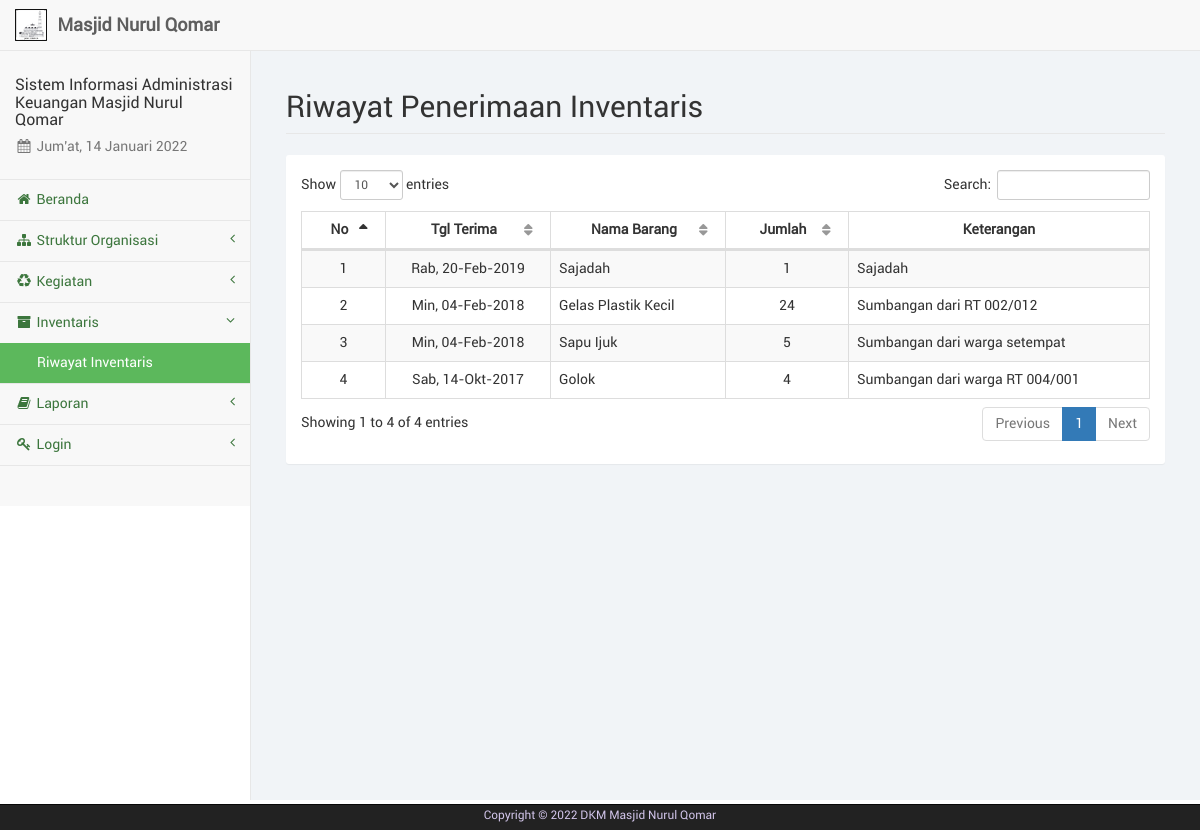
The page /inventaris.php on the database its author committed.
### tables this page shows
CREATE TABLE IF NOT EXISTS `inventaris` (
  `no_inventaris` int(6) NOT NULL,
  `kd_barang` int(4) NOT NULL,
  `tgl_terima` date NOT NULL,
  `jumlah` int(8) NOT NULL,
  `keterangan` varchar(75) NOT NULL
);

CREATE TABLE IF NOT EXISTS `barang` (
  `kd_barang` int(4) NOT NULL,
  `nama_barang` varchar(35) NOT NULL,
  `keterangan_barang` varchar(75) NOT NULL
);

### admin/dist/function/format_tanggal.php (called while the page is built, shortened)
<?php
	function format_tanggal($tgl) {
		$blns = array("", "Jan", "Feb", "Mar", "Apr", "Mei", "Jun", "Jul", "Ags", "Sep", "Okt", "Nov", "Des");
		$hrs = array("Min", "Sen", "Sel", "Rab", "Kam", "Jum", "Sab");
		$tgls = getdate(strtotime($tgl));
		$hr = (strlen($tgls['mday']) == 1 ? "0". $tgls['mday'] : $tgls['mday']);
		$tanggal = $hrs[$tgls['wday']] .", ". $hr ."-". $blns[$tgls['mon']] ."-". $tgls['year'];
		return $tanggal;
	}
?>

### inventaris.php (the view, shortened to what this page needs)
<?php
	include("sess_check.php");
	include("layout_top.php");
	include("admin/dist/function/format_tanggal.php");
?>
		<div id="page-wrapper">
            <div class="container-fluid">
                <div class="row">
                    <div class="col-lg-12">
                        <h1 class="page-header">Riwayat Penerimaan Inventaris</h1>
                    </div>
                </div>
				<div class="row">
					<div class="col-lg-12"><?php include("layout_alert.php"); ?></div>
				</div>
				<div class="row">
					<div class="col-lg-12">
						<div class="panel panel-default">
							<div class="panel-body">
								<table class="table table-striped table-bordered table-hover" id="tabel-data">
									<thead>
										<tr>
											<th>No</th>
											<th>Tgl Terima</th>
											<th>Nama Barang</th>
											<th>Jumlah</th>
											<th>Keterangan</th>
										</tr>
									</thead>
									<tbody>
										<?php
											$i = 1;
											$sql = "SELECT * FROM inventaris INNER JOIN barang ON inventaris.kd_barang=barang.kd_barang ORDER BY inventaris.tgl_terima DESC";
											$ress = mysqli_query($conn, $sql);
											while($data = mysqli_fetch_array($ress)) {
												echo '<tr>';
												echo '<td class="text-center">'. $i .'</td>';
												echo '<td class="text-center text-nowrap">'. format_tanggal($data['tgl_terima']) .'</td>';
												echo '<td>'. $data['nama_barang'] .'</td>';
												echo '<td class="text-center">'. $data['jumlah'] .'</td>';
												echo '<td>'. $data['keterangan'] .'</td>';
												echo '</tr>';
												$i++;
											}
										?>
									</tbody>
								</table>
							</div>
						</div>
					</div>
				</div>
            </div>
        </div>
<?php
	include("layout_bottom.php");
?>

### rows shown on the page
inventaris: tgl_terima "Rab, 20-Feb-2019", kd_barang.nama_barang "Sajadah", jumlah "1", keterangan "Sajadah"
inventaris: tgl_terima "Min, 04-Feb-2018", kd_barang.nama_barang "Gelas Plastik Kecil", jumlah "24", keterangan "Sumbangan dari RT 002/012"
inventaris: tgl_terima "Min, 04-Feb-2018", kd_barang.nama_barang "Sapu Ijuk", jumlah "5", keterangan "Sumbangan dari warga setempat"
inventaris: tgl_terima "Sab, 14-Okt-2017", kd_barang.nama_barang "Golok", jumlah "4", keterangan "Sumbangan dari warga RT 004/001"
